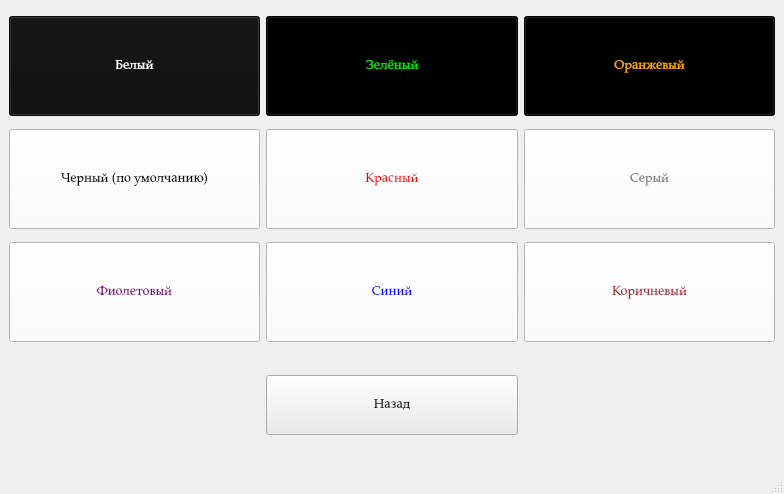
<?xml version="1.0" encoding="UTF-8"?>
<ui version="4.0">
 <class>colorSetting</class>
 <widget class="QMainWindow" name="colorSetting">
  <property name="geometry">
   <rect>
    <x>0</x>
    <y>0</y>
    <width>784</width>
    <height>494</height>
   </rect>
  </property>
  <property name="windowTitle">
   <string>Text color setting</string>
  </property>
  <widget class="QWidget" name="centralwidget">
   <layout class="QGridLayout" name="gridLayout">
    <item row="2" column="2">
     <widget class="QPushButton" name="brown">
      <property name="minimumSize">
       <size>
        <width>0</width>
        <height>100</height>
       </size>
      </property>
      <property name="font">
       <font>
        <family>Palatino Linotype</family>
        <pointsize>10</pointsize>
       </font>
      </property>
      <property name="styleSheet">
       <string notr="true">color: brown;
background-color: white;</string>
      </property>
      <property name="text">
       <string>Коричневый</string>
      </property>
     </widget>
    </item>
    <item row="1" column="1">
     <widget class="QPushButton" name="red">
      <property name="minimumSize">
       <size>
        <width>0</width>
        <height>100</height>
       </size>
      </property>
      <property name="font">
       <font>
        <family>Palatino Linotype</family>
        <pointsize>10</pointsize>
       </font>
      </property>
      <property name="styleSheet">
       <string notr="true">color: red;
background-color: white;</string>
      </property>
      <property name="text">
       <string>Красный</string>
      </property>
     </widget>
    </item>
    <item row="2" column="0">
     <widget class="QPushButton" name="purple">
      <property name="minimumSize">
       <size>
        <width>0</width>
        <height>100</height>
       </size>
      </property>
      <property name="font">
       <font>
        <family>Palatino Linotype</family>
        <pointsize>10</pointsize>
       </font>
      </property>
      <property name="styleSheet">
       <string notr="true">color: purple;
background-color: white;</string>
      </property>
      <property name="text">
       <string>Фиолетовый</string>
      </property>
     </widget>
    </item>
    <item row="3" column="0">
     <widget class="QLabel" name="label">
      <property name="minimumSize">
       <size>
        <width>243</width>
        <height>100</height>
       </size>
      </property>
      <property name="text">
       <string/>
      </property>
     </widget>
    </item>
    <item row="3" column="1">
     <widget class="QPushButton" name="open_menu">
      <property name="minimumSize">
       <size>
        <width>243</width>
        <height>60</height>
       </size>
      </property>
      <property name="font">
       <font>
        <family>Palatino Linotype</family>
        <pointsize>10</pointsize>
       </font>
      </property>
      <property name="styleSheet">
       <string notr="true">background-color: rgb(235, 235, 235);
color: black;</string>
      </property>
      <property name="text">
       <string>Назад</string>
      </property>
     </widget>
    </item>
    <item row="0" column="1">
     <widget class="QPushButton" name="green">
      <property name="minimumSize">
       <size>
        <width>0</width>
        <height>100</height>
       </size>
      </property>
      <property name="font">
       <font>
        <family>Palatino Linotype</family>
        <pointsize>10</pointsize>
       </font>
      </property>
      <property name="styleSheet">
       <string notr="true">color: rgb(0,235,0);
background-color: black;
</string>
      </property>
      <property name="text">
       <string>Зелёный</string>
      </property>
     </widget>
    </item>
    <item row="3" column="2">
     <widget class="QLabel" name="label_2">
      <property name="minimumSize">
       <size>
        <width>243</width>
        <height>100</height>
       </size>
      </property>
      <property name="text">
       <string/>
      </property>
     </widget>
    </item>
    <item row="0" column="0">
     <widget class="QPushButton" name="white">
      <property name="minimumSize">
       <size>
        <width>0</width>
        <height>100</height>
       </size>
      </property>
      <property name="font">
       <font>
        <family>Palatino Linotype</family>
        <pointsize>10</pointsize>
       </font>
      </property>
      <property name="styleSheet">
       <string notr="true">color: white;
background-color: rgb(15, 15, 15)
</string>
      </property>
      <property name="text">
       <string>Белый</string>
      </property>
     </widget>
    </item>
    <item row="1" column="2">
     <widget class="QPushButton" name="grey">
      <property name="minimumSize">
       <size>
        <width>0</width>
        <height>100</height>
       </size>
      </property>
      <property name="font">
       <font>
        <family>Palatino Linotype</family>
        <pointsize>10</pointsize>
       </font>
      </property>
      <property name="styleSheet">
       <string notr="true">color: grey;
background-color: white;</string>
      </property>
      <property name="text">
       <string>Серый</string>
      </property>
     </widget>
    </item>
    <item row="2" column="1">
     <widget class="QPushButton" name="blue">
      <property name="minimumSize">
       <size>
        <width>0</width>
        <height>100</height>
       </size>
      </property>
      <property name="font">
       <font>
        <family>Palatino Linotype</family>
        <pointsize>10</pointsize>
       </font>
      </property>
      <property name="styleSheet">
       <string notr="true">color: blue;
background-color: white;</string>
      </property>
      <property name="text">
       <string>Синий</string>
      </property>
     </widget>
    </item>
    <item row="1" column="0">
     <widget class="QPushButton" name="black">
      <property name="minimumSize">
       <size>
        <width>0</width>
        <height>100</height>
       </size>
      </property>
      <property name="font">
       <font>
        <family>Palatino Linotype</family>
        <pointsize>10</pointsize>
       </font>
      </property>
      <property name="styleSheet">
       <string notr="true">/*color: green;*/
background-color: white;
color: black;
</string>
      </property>
      <property name="text">
       <string>Черный (по умолчанию)</string>
      </property>
     </widget>
    </item>
    <item row="0" column="2">
     <widget class="QPushButton" name="orange">
      <property name="minimumSize">
       <size>
        <width>0</width>
        <height>100</height>
       </size>
      </property>
      <property name="font">
       <font>
        <family>Palatino Linotype</family>
        <pointsize>10</pointsize>
       </font>
      </property>
      <property name="styleSheet">
       <string notr="true">color: orange;
background-color: black;</string>
      </property>
      <property name="text">
       <string>Оранжевый</string>
      </property>
     </widget>
    </item>
   </layout>
  </widget>
  <widget class="QMenuBar" name="menubar">
   <property name="geometry">
    <rect>
     <x>0</x>
     <y>0</y>
     <width>784</width>
     <height>26</height>
    </rect>
   </property>
  </widget>
  <widget class="QStatusBar" name="statusbar"/>
 </widget>
 <resources/>
 <connections/>
</ui>
